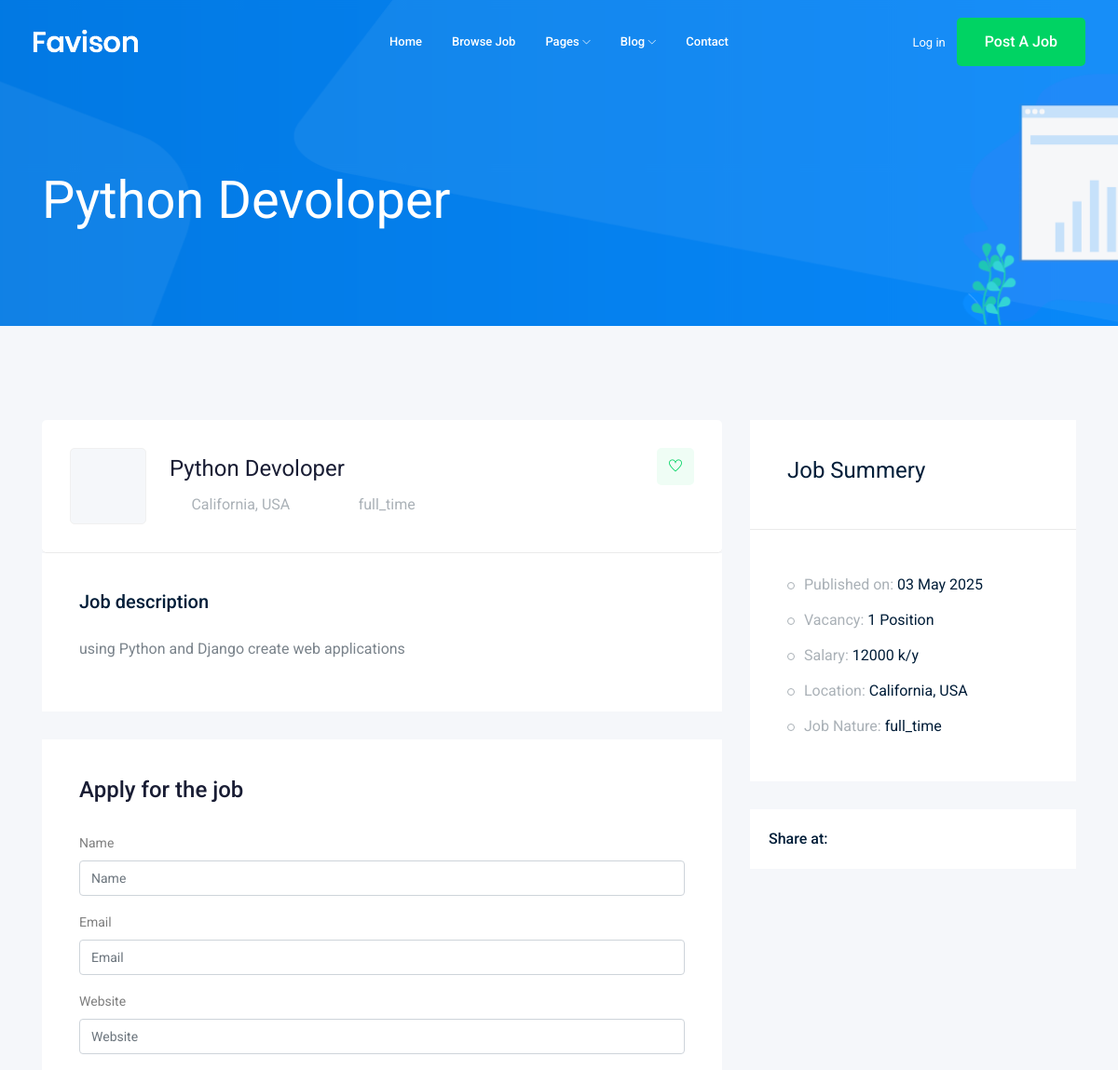
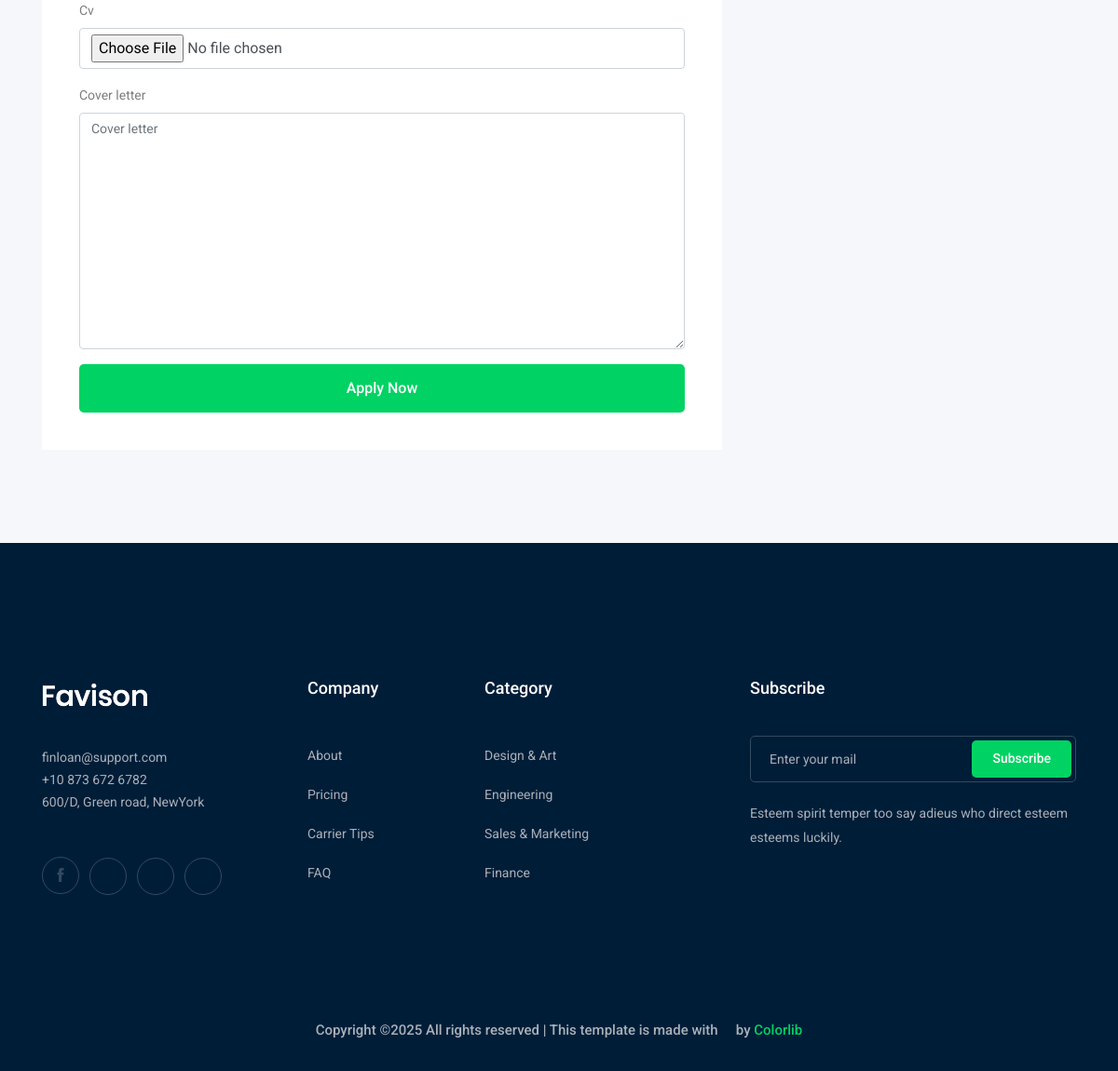
/job/detail/python-devoloper-1/, run on the app's committed database (2 pictures, top to bottom).
### job/models.py (models this page shows, shortened)
class Job(models.Model):
    owner = models.ForeignKey(User, on_delete=models.CASCADE, related_name='owner_job')
    title = models. CharField(max_length=100) # column
    location = CountryField()
    job_type = models.CharField(max_length=15, choices=JOB_TYPE)
    description = models.TextField(max_length=1000)
    published_at = models.DateTimeField(auto_now=True)
    Vacancy = models. IntegerField(default=1)
    salary = models. IntegerField(default=0)
    experience = models. IntegerField(default=1)
    category = models.ForeignKey('Category', on_delete=models.CASCADE, related_name='jobs')
    image = models.ImageField(upload_to=image_upload_to)
    slug = models.SlugField(null=True, blank=True)
    def __str__(self):
        return self.title

### job/views.py (the view)
# urls.py: path('<str:slug>/', job_detail, name='job_detail'),
def job_detail(request, slug):
    job = Job.objects.get(slug=slug)
    if request.method == 'POST':
        form = ApplyForm(request.POST, request.FILES)
        if form.is_valid():
            myform = form.save(commit= False)
            myform.job = job
            myform.save()
    else:
        form = ApplyForm()
    context = {
        'job': job,
        'form_to_apply': form,
    }
    return render(request, 'job/job_detail.html', context)

### job/form.py
class ApplyForm(forms.ModelForm):
    class Meta:
        model = Apply
        fields = ['name', 'email', 'website', 'cv', 'cover_letter']

### job/templates/job/job_detail.html (shortened to what this page needs)
{% extends 'base.html' %}
{% load bootstrap4 %}
{% block body %}
    <div class="bradcam_area bradcam_bg_1">
        <div class="container">
            <div class="row">
                <div class="col-xl-12">
                    <div class="bradcam_text">
                        <h3>{{job}}</h3>
                    </div>
                </div>
            </div>
        </div>
    </div>
    <div class="job_details_area">
        <div class="container">
            <div class="row">
                <div class="col-lg-8">
                    <div class="job_details_header">
                        <div class="single_jobs white-bg d-flex justify-content-between">
                            <div class="jobs_left d-flex align-items-center">
                                <div class="thumb">
                                </div>
                                <div class="jobs_conetent">
                                    <a href="#"><h4>{{job}}</h4></a>
                                    <div class="links_locat d-flex align-items-center">
                                        <div class="location">
                                            <p> <i class="fa fa-map-marker"></i> California, USA</p>
                                        </div>
                                        <div class="location">
                                            <p> <i class="fa fa-clock-o"></i> {{job.job_type}}</p>
                                        </div>
                                    </div>
                                </div>
                            </div>
                            <div class="jobs_right">
                                <div class="apply_now">
                                    <a class="heart_mark" href="#"> <i class="ti-heart"></i> </a>
                                </div>
                            </div>
                        </div>
                    </div>
                    <div class="descript_wrap white-bg">
                        <div class="single_wrap">
                            <h4>Job description</h4>
                            <p>{{job.description}}</p>
                        </div>
                    </div>
                    <div class="apply_job_form white-bg">
                        <h4>Apply for the job</h4>
                        <form method = 'POST' enctype = 'multipart/form-data'>
                            {% bootstrap_form form_to_apply %}
                            {% buttons %}
                                 <button class="boxed-btn3 w-100" type="submit">Apply Now</button>
                            {% endbuttons %}
                        </form>
                    </div>
                </div>
                <div class="col-lg-4">
                    <div class="job_sumary">
                        <div class="summery_header">
                            <h3>Job Summery</h3>
                        </div>
                        <div class="job_content">
                            <ul>
                                <li>Published on: <span>{{job.published_at|date:'d M o'}}</span></li>
                                <li>Vacancy: <span>{{job.Vacancy}} Position</span></li>
                                <li>Salary: <span>{{job.salary}} k/y</span></li>
                                <li>Location: <span>California, USA</span></li>
                                <li>Job Nature: <span> {{job.job_type}}</span></li>
                            </ul>
                        </div>
                    </div>
                    <div class="share_wrap d-flex">
                        <span>Share at:</span>
                        <ul>
                            <li><a href="#"> <i class="fa fa-facebook"></i></a> </li>
                            <li><a href="#"> <i class="fa fa-google-plus"></i></a> </li>
                            <li><a href="#"> <i class="fa fa-twitter"></i></a> </li>
                            <li><a href="#"> <i class="fa fa-envelope"></i></a> </li>
                        </ul>
                    </div>
                    <div class="job_location_wrap">
                        <div class="job_lok_inner">
                            <div id="map" style="height: 200px;"></div>
                          </div>
                    </div>
                </div>
            </div>
        </div>
    </div>
{% endblock %}

### data on the page
Job: title "Python Devoloper", job_type "full_time", description "using Python and Django create web applications", published_at "03 May 2025", Vacancy "1", salary "12000"
